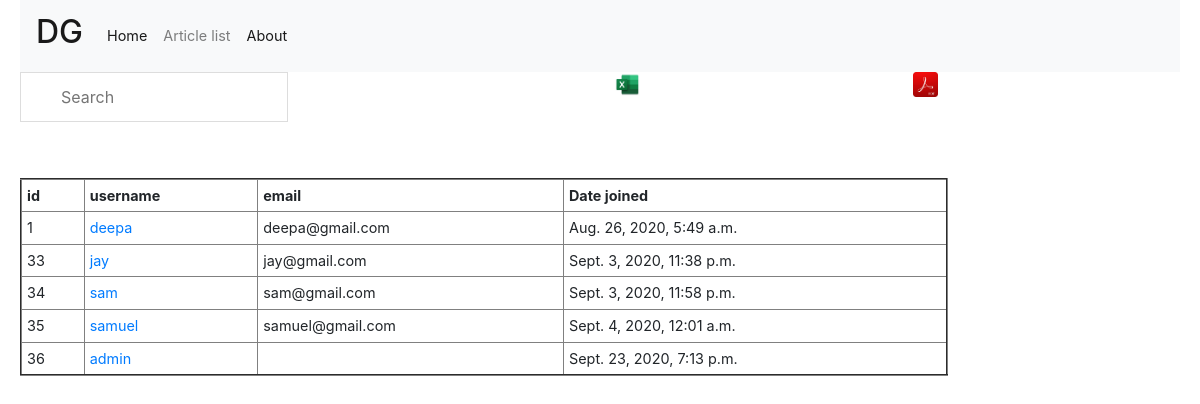
Page /profile-list/ on the committed database.
### dashboard/models.py (models this page shows, shortened)
class Profile(models.Model):
    user= models.OneToOneField(User,null=True,blank=True,on_delete=models.CASCADE)
    username = models.CharField(max_length=200,null=True)
    phone = models.CharField(max_length=200,null=True)
    email = models.CharField(max_length=200,null=True)
    profile_pic=models.ImageField(default="coffee.jpg",null=True,blank=True)
    date_created = models.DateTimeField(auto_now_add=True,null=True)
    def get_absolute_url(self):
        return reverse("profile-detail",kwargs={"id":self.id})#f"/products/{self.id}"

### dashboard/views.py (the view)
# urls.py: path('profile-list/', views.profile_list,name='profile-list'),
def profile_list(request):
    queryset = Profile.objects.all()
    context ={
            'object_list':queryset
    }
    return render(request,"dashboard/profile_list.html",context)

### dashboard/templates/dashboard/profile_list.html (shortened to what this page needs)
{% extends 'navbar2.html'  %}
{% block content%}
<div class="row"><div class="col-sm">
<input type="text" id="myInput" onkeyup="myFunction()" placeholder="Search" title="Type in a name"></div>
<div class="col-sm"></div>
<div class="col-sm"><a href="{% url 'excel'  %}"><img src="/images/excel.jpg" width="25px" height="25px"></a></div>
<div class="col-sm"><a href="{% url 'pdf'  %}"><img src="/images/pdf.jpg" width="25px" height="25px"></a></div></div>
<br><br>
<table id="example" border="2" cellpadding ='5' cellpadding = '5' width=80%;>
  <thead>
    <tr>
      <th> id </th>
      <th>   username </th>
        <th>   email </th>
            <th>   Date joined </th>
</tr>
</thead>
  {% for object in object_list %}
   <tbody>
      <tr>
    <td>{{ object.id}}</td>
    <td> <a href='{{object.get_absolute_url}}'>{{ object.username}}</a></td>
      <td>{{ object.email}}</td>
      <td>{{ object.date_created  }}</td>
     </tr>
    </tbody>
  {% endfor %}
</table>
{% endblock %}

### templates/navbar2.html (shortened to what this page needs)
{% load static %}
<!DOCTYPE html>
<html lang="en">
<head>
  <link rel="stylesheet" href="https://maxcdn.bootstrapcdn.com/bootstrap/4.5.2/css/bootstrap.min.css">
  <link rel="stylesheet" type="text/css" href="{%  static '/css/sidebar.css' %}">
  <link rel="stylesheet" type="text/css" href="{%  static '/css/styles.css' %}">
</head>
<body style="margin-right: 20px;margin-left: 20px;overflow: hidden;">
<nav class="navbar navbar-expand-lg navbar-light bg-light">
    <a class="navbar-brand" href="#"><strong><h2>DG</h2></strong></a>
    <div class="collapse navbar-collapse" id="navbarNav">
      <ul class="navbar-nav">
        <li class="nav-item active">
          <a class="nav-link" href="{% url 'article-home'%}">Home <span class="sr-only">(current)</span></a>
        </li>
        <li class="nav-item">
          <a class="nav-link" href="{% url 'article-list'%}">Article list</a>
        </li>
   {% if request.user.is_active %}
          <li class="nav-item">
              <a class="nav-link" href="{% url 'profile-settings'%}">Settings</a>
            </li>
            <li class="nav-item">
              <a class="nav-link" href="{% url 'article-titles' %}">Articles</a>
            </li>
          {% if not user.is_staff %}
            <li class="nav-item">
              <a class="nav-link" href="{% url 'profile' %}">Profile</a>
            </li>
          {% endif %}
            <li class="nav-item">
              <a class="nav-link" href="{% url 'article-create' %}">Create Article</a>
            </li>
            <li class="nav-item active">
              <a class="nav-link" href="{% url 'user_list' %}">users </a>
            </li>
            <li class="nav-item active">
              <a class="nav-link" href="{% url 'profile-list'%}">profiles </a>
            </li>
        </ul>
      </div>
        <span class ="hello-msg" > Hello,{{ request.user }}</span>
        <a class="nav-link" href="{% url 'logout'%}">log out</a>
  {%else%}
        <li class="nav-item active">
          <a class="nav-link" href="{% url 'about' %}">About </a>
        </li>
  {% endif %}
  </nav>
    {% block content %}
  {% endblock %}
</body>
</html>

### static/css/sidebar.css (style rules this page uses)
body { font-size: 0.9rem; }

### static/css/styles.css (style rules this page uses)
* { box-sizing: border-box }

### dashboard/templates/dashboard/profile_list.html (style rules this page uses)
#myInput { background-image: url('/css/searchicon.png'); background-position: 10px 10px; background-repeat: no-repeat; width: 100%; font-size: 16px; padding: 12px 20px 12px 40px; border: 1px solid #ddd; margin-bottom: 12px; }

### rows in the picture
Profile: id "1", username "deepa", email "deepa@gmail.com", date_created "Aug. 26, 2020, 5:49 a.m."
Profile: id "33", username "jay", email "jay@gmail.com", date_created "Sept. 3, 2020, 11:38 p.m."
Profile: id "34", username "sam", email "sam@gmail.com", date_created "Sept. 3, 2020, 11:58 p.m."
Profile: id "35", username "samuel", email "samuel@gmail.com", date_created "Sept. 4, 2020, 12:01 a.m."
Profile: id "36", username "admin", date_created "Sept. 23, 2020, 7:13 p.m."
